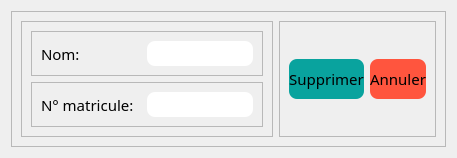
                   <widget class="QWidget" name="tab_8">
                    <attribute name="title">
                     <string>Suppression</string>
                    </attribute>
                    <layout class="QHBoxLayout" name="horizontalLayout_49">
                     <item>
                      <widget class="QFrame" name="frame_52">
                       <property name="frameShape">
                        <enum>QFrame::StyledPanel</enum>
                       </property>
                       <property name="frameShadow">
                        <enum>QFrame::Raised</enum>
                       </property>
                       <layout class="QHBoxLayout" name="horizontalLayout_50">
                        <item>
                         <widget class="QFrame" name="frame_53">
                          <property name="maximumSize">
                           <size>
                            <width>500</width>
                            <height>16777215</height>
                           </size>
                          </property>
                          <property name="frameShape">
                           <enum>QFrame::StyledPanel</enum>
                          </property>
                          <property name="frameShadow">
                           <enum>QFrame::Raised</enum>
                          </property>
                          <layout class="QVBoxLayout" name="verticalLayout_24">
                           <item>
                            <widget class="QFrame" name="frame_54">
                             <property name="frameShape">
                              <enum>QFrame::StyledPanel</enum>
                             </property>
                             <property name="frameShadow">
                              <enum>QFrame::Raised</enum>
                             </property>
                             <layout class="QHBoxLayout" name="horizontalLayout_51">
                              <item>
                               <widget class="QLabel" name="label_27">
                                <property name="minimumSize">
                                 <size>
                                  <width>100</width>
                                  <height>0</height>
                                 </size>
                                </property>
                                <property name="maximumSize">
                                 <size>
                                  <width>60</width>
                                  <height>16777215</height>
                                 </size>
                                </property>
                                <property name="font">
                                 <font>
                                  <family>Quicksand Light</family>
                                  <pointsize>11</pointsize>
                                 </font>
                                </property>
                                <property name="styleSheet">
                                 <string notr="true">*{
color:#000;
}</string>
                                </property>
                                <property name="text">
                                 <string>Nom:</string>
                                </property>
                               </widget>
                              </item>
                              <item>
                               <widget class="QLineEdit" name="lineEdit_18">
                                <property name="minimumSize">
                                 <size>
                                  <width>0</width>
                                  <height>25</height>
                                 </size>
                                </property>
                                <property name="maximumSize">
                                 <size>
                                  <width>16777215</width>
                                  <height>25</height>
                                 </size>
                                </property>
                                <property name="styleSheet">
                                 <string notr="true">*{
color: #000;
background:#FFF;
border-radius:8px;
}</string>
                                </property>
                               </widget>
                              </item>
                             </layout>
                            </widget>
                           </item>
                           <item>
                            <widget class="QFrame" name="frame_55">
                             <property name="frameShape">
                              <enum>QFrame::StyledPanel</enum>
                             </property>
                             <property name="frameShadow">
                              <enum>QFrame::Raised</enum>
                             </property>
                             <layout class="QHBoxLayout" name="horizontalLayout_52">
                              <item>
                               <widget class="QLabel" name="label_28">
                                <property name="minimumSize">
                                 <size>
                                  <width>100</width>
                                  <height>0</height>
                                 </size>
                                </property>
                                <property name="maximumSize">
                                 <size>
                                  <width>60</width>
                                  <height>16777215</height>
                                 </size>
                                </property>
                                <property name="font">
                                 <font>
                                  <family>Quicksand Light</family>
                                  <pointsize>11</pointsize>
                                 </font>
                                </property>
                                <property name="styleSheet">
                                 <string notr="true">*{
color:#000;
}</string>
                                </property>
                                <property name="text">
                                 <string>N° matricule:</string>
                                </property>
                               </widget>
                              </item>
                              <item>
                               <widget class="QLineEdit" name="lineEdit_19">
                                <property name="minimumSize">
                                 <size>
                                  <width>0</width>
                                  <height>25</height>
                                 </size>
                                </property>
                                <property name="maximumSize">
                                 <size>
                                  <width>16777215</width>
                                  <height>25</height>
                                 </size>
                                </property>
                                <property name="styleSheet">
                                 <string notr="true">*{
color: #000;
background:#FFF;
border-radius:8px;
}</string>
                                </property>
                               </widget>
                              </item>
                             </layout>
                            </widget>
                           </item>
                          </layout>
                         </widget>
                        </item>
                        <item>
                         <widget class="QFrame" name="frame_56">
                          <property name="frameShape">
                           <enum>QFrame::StyledPanel</enum>
                          </property>
                          <property name="frameShadow">
                           <enum>QFrame::Raised</enum>
                          </property>
                          <layout class="QHBoxLayout" name="horizontalLayout_53">
                           <item>
                            <widget class="QPushButton" name="pushButton_26">
                             <property name="maximumSize">
                              <size>
                               <width>150</width>
                               <height>40</height>
                              </size>
                             </property>
                             <property name="font">
                              <font>
                               <family>Quicksand Light</family>
                               <pointsize>11</pointsize>
                              </font>
                             </property>
                             <property name="styleSheet">
                              <string notr="true">*{
background:rgb(9, 163, 158);
border-radius:8px;
}
QPushButton:hover{
background:rgb(13, 58, 53);
color:#FFF;
font-size:18px;
}
QPushButton:pressed{
background:rgb(98, 255, 237);
}</string>
                             </property>
                             <property name="text">
                              <string>Supprimer</string>
                             </property>
                            </widget>
                           </item>
                           <item>
                            <widget class="QPushButton" name="pushButton_27">
                             <property name="maximumSize">
                              <size>
                               <width>150</width>
                               <height>40</height>
                              </size>
                             </property>
                             <property name="font">
                              <font>
                               <family>Quicksand Light</family>
                               <pointsize>11</pointsize>
                              </font>
                             </property>
                             <property name="styleSheet">
                              <string notr="true">*{
background:rgb(255, 85, 62);
border-radius:8px;
}
QPushButton:hover{
background:rgb(198, 66, 43);
color:#FFF;
font-size:18px;
}
QPushButton:pressed{
background:rgb(255, 142, 114);
}</string>
                             </property>
                             <property name="text">
                              <string>Annuler</string>
                             </property>
                            </widget>
                           </item>
                          </layout>
                         </widget>
                        </item>
                       </layout>
                      </widget>
                     </item>
                    </layout>
                   </widget>
